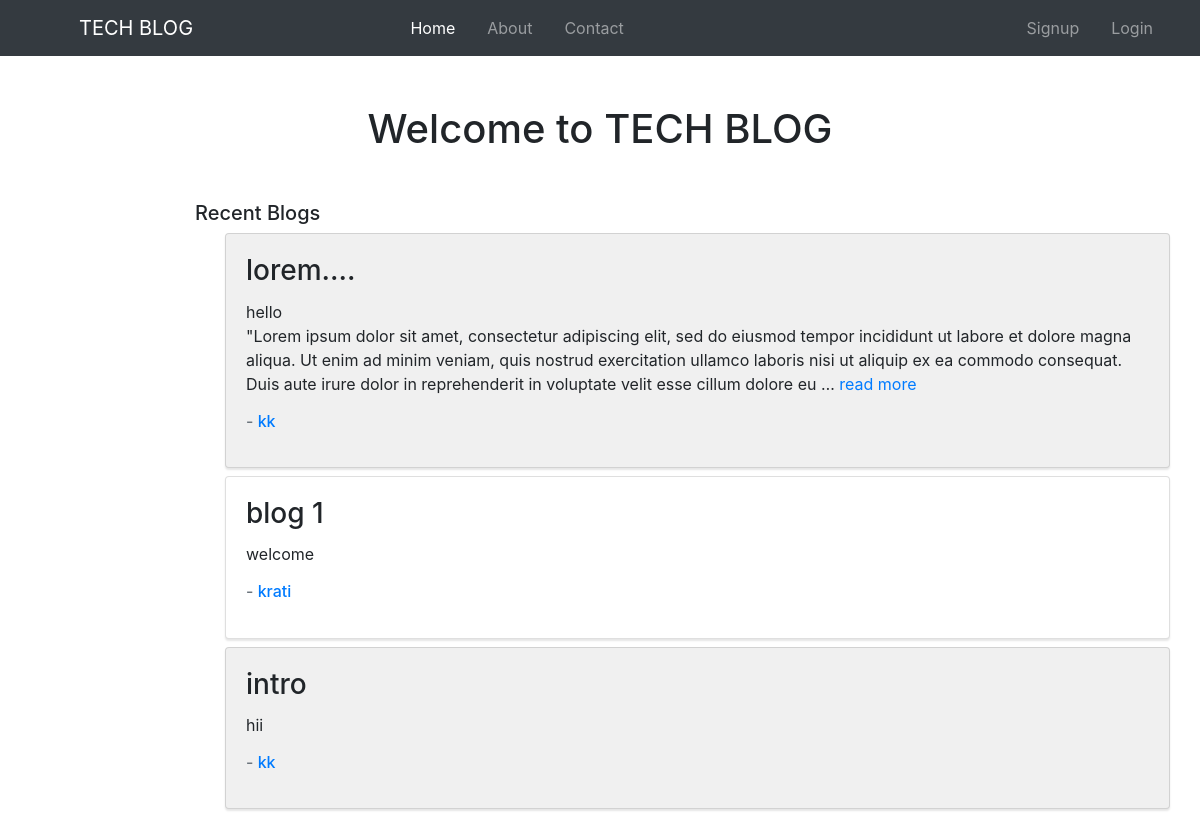
The page / on the database its author committed.
### blog/models.py (models this page shows, shortened)
class Blog(models.Model):
    title = models.CharField(max_length=200)
    cont = models.TextField()
    author = models.ForeignKey(Author, on_delete=models.CASCADE, related_name='blogs')

class Author(models.Model):
    user = models.OneToOneField(User, on_delete=models.CASCADE)
    name = models.CharField(max_length=100)
    email = models.EmailField(unique=True)

### blog/views.py (the view)
# urls.py: 2. Add a URL to urlpatterns:  path('', views.home, name='home')
def home(request):
    blogs = Blog.objects.all()
    return render(request,'blog/home.html',{'blogs':blogs})

### blog/templates/blog/home.html (shortened to what this page needs)
{% extends 'blog/base.html' %}
{% load static %}
{% block content %}
<div class="">
    <h1 class="text-center m-5 mb-4"> Welcome to TECH BLOG </h1>
    <div class="row">
        <div class="col-md-10 offset-md-2">
            <h5 class="mb-2" style="margin-left: -30px;"> Recent Blogs </h5>
            {% for blog in blogs %}
                <div class="card mb-2 {% cycle 'bg-gray' 'bg-white' %} " style="box-shadow: 0 2px 2px rgba(0, 0, 0, 0.1);">
                    <div class="card-body">
                        <h3 class="card-title">{{ blog.title }}</h3>
                        {% if blog.cont|truncatewords_html:50|linebreaksbr != blog.cont|linebreaksbr %}
                            <p class="card-text">{{ blog.cont|truncatewords_html:50|linebreaksbr }} <a href="{% url 'blog_detail' pk=blog.pk %}"  class="card-link">read more</a></p>
                        {% else %}
                            <p class="card-text">{{ blog.cont|linebreaksbr }}</p>
                        {% endif %}
                        <p class="card-text "><h6 class="text-muted"> - <a href="{% url 'author_blogs' author_id=blog.author.pk %}">{{ blog.author.user }}</a></h6></p>
                    </div>
                </div>
            {% endfor %}
        </div>
    </div>
</div>
{% endblock content %}

### blog/templates/blog/base.html (shortened to what this page needs)
<!DOCTYPE html>
{% load static %}
<html>
    <head>
        <link rel="stylesheet" href="{% static 'blog/css/bootstrap.css' %}">
        <link rel="stylesheet" href="{% static 'blog/css/style.css' %}">
    </head>
    <body>
        <div class="container-fluid bg-dark">
            {% include "blog/navbar.html" %}
        </div>
        <div class="container">
            <div class="row">
                <div class="col-sm-12">
                </div>
            </div>
            <div class="row">
                {% block content %}{% endblock content %}
            </div>
        </div>
    </body>
</html>

### blog/templates/blog/navbar.html (shortened to what this page needs)
<nav class="navbar navbar-expand-lg navbar-dark bg-dark">
  <a class="navbar-brand ml-5 " href="/">TECH BLOG</a>
  <div class="collapse navbar-collapse" id="navbarNavAltMarkup">
    <div class="navbar-nav mx-auto ml-5">
      <a class="nav-item nav-link active mx-2" href="/">Home <span class="sr-only">(current)</span></a>
      <a class="nav-item nav-link mx-2" href="{% url 'about' %}">About</a>
      <a class="nav-item nav-link mx-2" href="{% url 'contact' %}">Contact</a>
    </div>
    <div class="navbar-nav ml-auto">
      {% if request.user.is_authenticated %}
        <a class="nav-item nav-link mx-2" href="{% url 'dashboard' %}">Dashboard</a>
        <a class="nav-item nav-link mx-2" href="#" data-toggle="modal" data-target="#logoutModal">Logout</a>
      {% else %}
        <a class="nav-item nav-link mx-2" href="{% url 'signup' %}">Signup</a>
        <a class="nav-item nav-link mx-2" href="{% url 'login' %}">Login</a>
      {% endif %}
    </div>
  </div>
</nav>

### blog/static/blog/css/style.css (style rules this page uses)
.bg-white { background-color: #FFFFFF; }
.bg-gray { background-color: #F0F0F0; }

### rows shown on the page
Blog: title "lorem....", cont "hello \"Lorem ipsum dolor sit amet, consectetur adipiscing elit, sed do eiusmod tempor incididunt ut labore et dolore magna aliqua. Ut enim ad minim veniam, quis nostrud exercitation ullamco laboris nisi ut aliquip ex ea commodo consequat. Duis aute irure dolor in reprehenderit in voluptate velit esse cillum dolore eu …", author.user "kk"
Blog: title "blog 1", cont "welcome", author.user "krati"
Blog: title "intro", cont "hii", author.user "kk"
